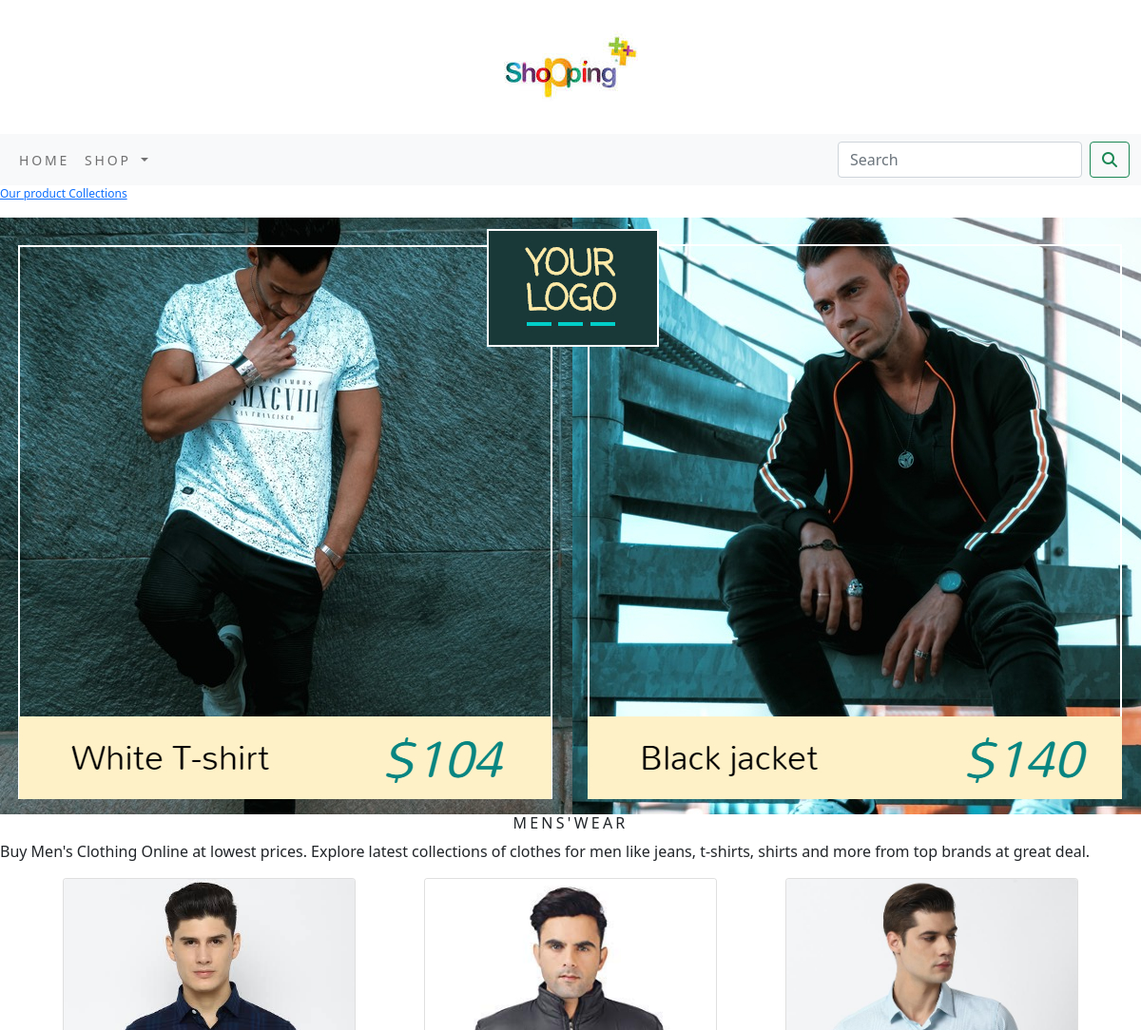
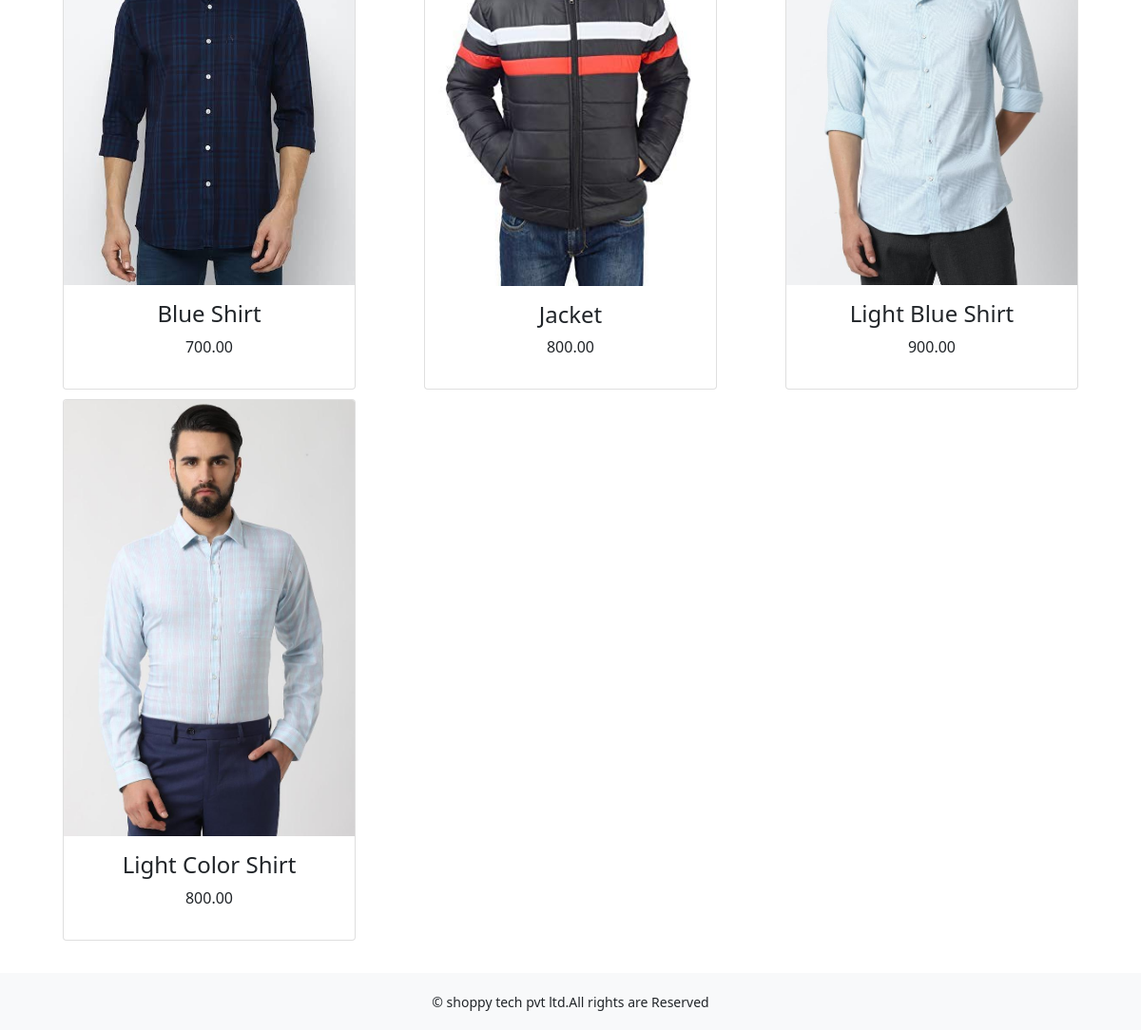
The page /shop/Menswear/ on the database its author committed (2 pictures, top to bottom).
### shop/models.py (models this page shows, shortened)
class Category(models.Model):
    name=models.CharField(max_length=256,unique=True)
    slug=models.SlugField(max_length=256,unique=True)
    des=models.TextField(blank=True)
    img=models.ImageField(upload_to='category',blank=True)
    class Meta:
        ordering=('name',)
        verbose_name='category'
        verbose_name_plural='categories'
    def get_url(self):
        return reverse('shop:products_by_category',args=[self.slug])

class product(models.Model):
    name=models.CharField(max_length=256,unique=True)
    slug=models.SlugField(max_length=256,unique=True)
    des=models.TextField(blank=True)
    price=models.DecimalField(max_digits=10,decimal_places=2)
    category=models.ForeignKey(Category,on_delete=models.CASCADE)
    img=models.ImageField(upload_to='product',blank=True)
    stock=models.IntegerField()
    available=models.BooleanField(default=True)
    created=models.DateTimeField(auto_now_add=True)
    updated=models.DateTimeField(auto_now=True)
    def get_url(self):
        return reverse('shop:proDetail',args=[self.category.slug,self.slug])
    class Meta:
        ordering = ('name',)
        verbose_name ='product'
        verbose_name_plural ='products'

### shop/views.py (the view)
# urls.py: path('',views.allproduct,name='allproduct'),
def allproduct(request,c_slug=None):
    c_page=None
    products_list=None
    if c_slug!=None:
        c_page=get_object_or_404(Category,slug=c_slug)
        products_list=product.objects.all().filter(category=c_page,available=True)
    else:
        products_list=product.objects.all().filter(available=True)
    paginator=Paginator(products_list,6)
    try:
        page=int(request.Get.get('page','1'))
    except:
        page=1
    try:
        products=paginator.page(page)
    except (EmptyPage,InvalidPage):
        products=paginator.page(paginator.num_pages)
    return render(request,"category.html",{'category':c_page,'products':products})

### cart/context_processors.py (called while the page is built)
def counter(request):
    item_count=0
    if 'admin' in request.path:
        return {}
    else:
        try:
            cart=Cart.objects.filter(cart_id=cart_id(request))
            cart_items=CartItem.objects.all().filter(cart=cart[:1])
            for cart_item in cart_items:
                item_count += cart_item.quantity
        except Cart.DoesNotExist:
            item_count =0
        return dict(item_count=item_count)

### cart/views.py (called while the page is built)
def cart_id(request):
    cart=request.session.session_key
    if not cart:
        cart=request.session.create()
    return cart

### shop/context_processors.py (called while the page is built)
def menu_links(request):
    links=Category.objects.all()
    return dict(links=links)

### templates/category.html (shortened to what this page needs)
{% extends 'base.html' %}
{% load static %}
{% block content %}
{% if category %}
<div>
    <div class="row my_row_class">
        <div class="max-auto">
        <p><a href="{% url 'shop:allproduct' %}">Our product Collections</a></p>
    </div>
</div>
</div>
{% endif %}
<div class="mx-auto">
   {% if category %}
<img class="my_img" src="{{category.img.url}}" alt="{{category.name}}">
</div>
<div>
<h1 class="text-center my_title">{{category.name}}</h1>
<p class="text-justify">{{category.des}}</p>
</div>
{% endif %}
    </div>
<div class="container">
    <div class="row mx_auto">
        {% for product in products.object_list %}
        <div class="my_bottom_margin col-9 col-sm-12 col-md-4 xol-lg-4">
        <div class="container">
            <div class="card text-center" style="min-width:18rem;">
            <a href="{{product.get_url}}"><img class="card-img-top my_image" src="{{product.img.url}}" alt="{{product.name}}"></a>
            <div class="card-body">
            <h4>{{product.name}}</h4>
            <p>{{product.price}}</p>
            </div>
           </div>
            </div>
            </div>
          {% endfor %}
        </div>
    <br>
</div>
{% endblock %}

### static/css/custom.css (style rules this page uses)
body { font-family: 'Source Sans Pro', sans-serif; }
.my_row_class .max-auto { color:#000; font-size:12px; }
.my_image { width:100%; height:auto; }
.my_title { font-size:16px; text-transform: uppercase; letter-spacing: .2em; }
.my_bottom_margin { margin-bottom:10px; }

### rows shown on the page
Category: img (picture), name "MENS'WEAR", des "Buy Men's Clothing Online at lowest prices. Explore latest collections of clothes for men like jeans, t-shirts, shirts and more from top brands at great deal."
product: img (picture), name "Blue Shirt", price "700.00"
product: img (picture), name "Jacket", price "800.00"
product: img (picture), name "Light Blue Shirt", price "900.00"
product: img (picture), name "Light Color Shirt", price "800.00"
